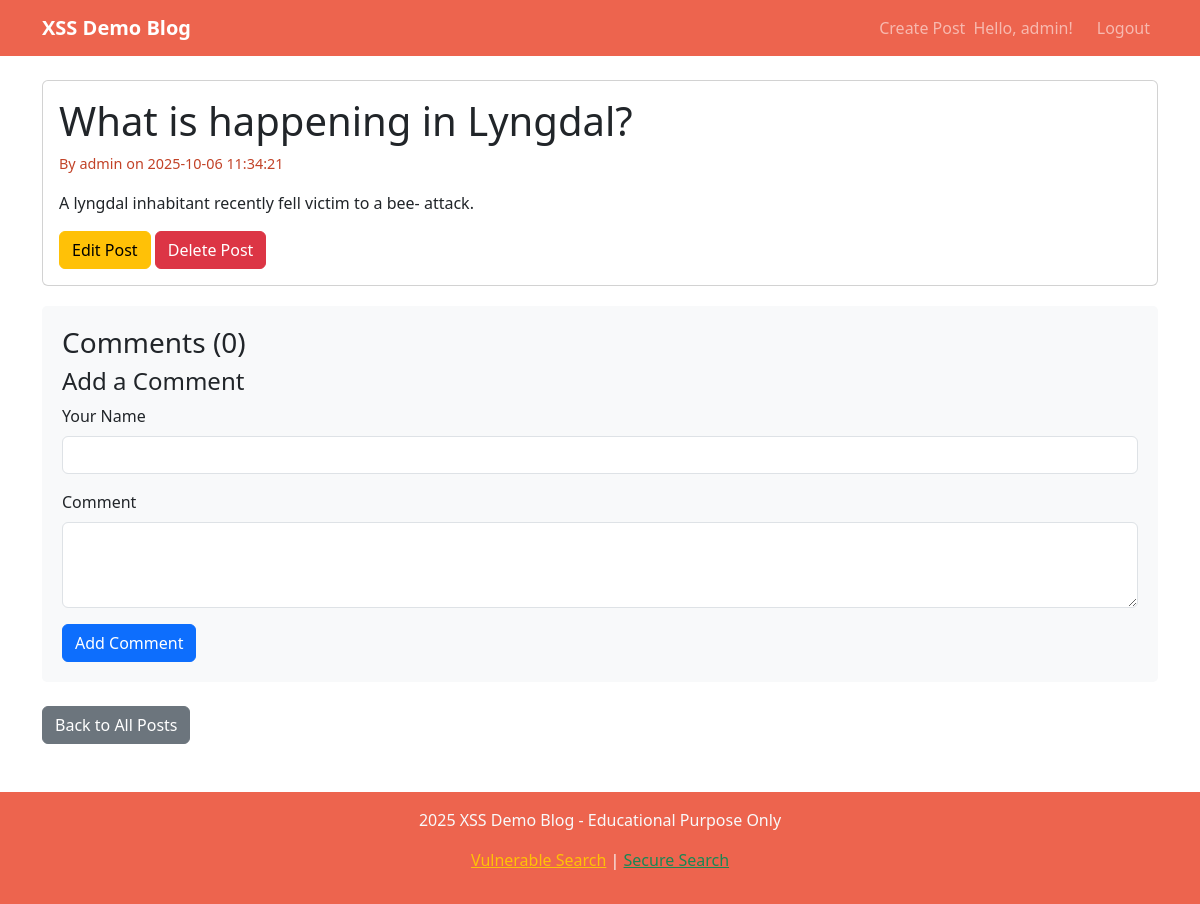
Page /post/4 (signed in) on the committed database.
### tables this page shows
CREATE TABLE users
                 (id INTEGER PRIMARY KEY AUTOINCREMENT,
                  username TEXT UNIQUE NOT NULL,
                  password_hash TEXT NOT NULL,
                  email TEXT NOT NULL,
                  created_at TIMESTAMP DEFAULT CURRENT_TIMESTAMP, totp_secret TEXT, totp_enabled INTEGER DEFAULT 0, oauth_provider TEXT, oauth_id TEXT, account_locked INTEGER DEFAULT 0, lock_until TIMESTAMP, last_login TIMESTAMP);

CREATE TABLE posts
                 (id INTEGER PRIMARY KEY AUTOINCREMENT,
                  title TEXT NOT NULL,
                  content TEXT NOT NULL,
                  author_id INTEGER,
                  created_at TIMESTAMP DEFAULT CURRENT_TIMESTAMP,
                  FOREIGN KEY (author_id) REFERENCES users (id));

### app.py (the view)
@app.route('/post/<int:post_id>')
def view_post(post_id):
    conn = get_db_connection()
    post = conn.execute('''SELECT p.*, u.username
                           FROM posts p
                           JOIN users u ON p.author_id = u.id
                           WHERE p.id = ?''', (post_id,)).fetchone()
    if not post:
        flash('Post not found!')
        return redirect(url_for('index'))
    comments = conn.execute('''SELECT * FROM comments
                               WHERE post_id = ?
                               ORDER BY created_at ASC''', (post_id,)).fetchall()
    conn.close()
    return render_template('post.html', post=post, comments=comments)

### app.py (called while the page is built)
def get_db_connection():
    conn = sqlite3.connect('blog.db')
    conn.row_factory = sqlite3.Row
    return conn

### templates/post.html (shortened to what this page needs)
{% extends "base.html" %}
{% block content %}
<div class="row">
    <div class="col-md-12">
        <article class="card">
            <div class="card-body">
                <h1 class="card-title">{{ post.title }}</h1>
                <p class="post-meta">By {{ post.username }} on {{ post.created_at }}</p>
                <div class="card-text">
                    {{ post.content|replace('\n', '<br>')|safe }}
                </div>
                {% if session.user_id and session.user_id == post.author_id %}
                    <div class="mt-3">
                        <a href="{{ url_for('edit_post', post_id=post.id) }}" class="btn btn-warning">Edit Post</a>
                        <button class="btn btn-danger" data-bs-toggle="modal" data-bs-target="#deleteModal">Delete Post</button>
                    </div>
                {% endif %}
            </div>
        </article>
        <div class="comment-section">
            <h3>Comments ({{ comments|length }})</h3>
            <h4>Add a Comment</h4>
            <form method="POST" action="{{ url_for('add_comment', post_id=post.id) }}">
                <div class="mb-3">
                    <label for="author_name" class="form-label">Your Name</label>
                    <input type="text" class="form-control" id="author_name" name="author_name" required>
                </div>
                <div class="mb-3">
                    <label for="content" class="form-label">Comment</label>
                    <textarea class="form-control" id="content" name="content" rows="3" required></textarea>
                </div>
                <button type="submit" class="btn btn-primary">Add Comment</button>
            </form>
        </div>
        <div class="mt-4">
            <a href="{{ url_for('index') }}" class="btn btn-secondary">Back to All Posts</a>
        </div>
    </div>
</div>
{% endblock %}

### templates/base.html (shortened to what this page needs)
<!DOCTYPE html>
<html lang="en">
<head>
    <link href="https://cdnjs.cloudflare.com/ajax/libs/bootstrap/5.3.0/css/bootstrap.min.css" rel="stylesheet">
</head>
<body>
    <nav class="navbar navbar-expand-lg navbar-dark navbar-custom">
        <div class="container">
            <a class="navbar-brand" href="{{ url_for('index') }}">XSS Demo Blog</a>
            <div class="navbar-nav ms-auto">
                {% if session.username %}
                    <a class="nav-link" href="{{ url_for('create_post') }}">Create Post</a>
                    <span class="navbar-text me-3">Hello, {{ session.username }}!</span>
                    <a class="nav-link" href="{{ url_for('logout') }}">Logout</a>
                {% else %}
                    <a class="nav-link" href="{{ url_for('login') }}">Login</a>
                    <a class="nav-link" href="{{ url_for('register') }}">Register</a>
                {% endif %}
            </div>
        </div>
    </nav>
    <div class="container mt-4">
        {% block content %}{% endblock %}
    </div>
    <footer class="navbar-custom text-light text-center py-3 mt-5">
        <div class="container">
            <p> 2025 XSS Demo Blog - Educational Purpose Only</p>
            <p>
                <a href="/vulnerable_search?q=test" class="text-warning">Vulnerable Search</a> |
                <a href="/secure_search?q=test" class="text-success">Secure Search</a>
            </p>
        </div>
    </footer>
</body>
</html>

### templates/base.html (style rules this page uses)
.navbar-brand { font-weight: bold; }
.post-meta { color: #C24227; font-size: 0.9em; }
.comment-section { background-color: #f8f9fa; padding: 20px; border-radius: 5px; margin-top: 20px; }
.navbar-custom { background-color: #ED644E !important; }

### rows in the picture
users: username "admin"
posts: title "What is happening in Lyngdal?", created_at "2025-10-06 11:34:21", content "A lyngdal inhabitant recently fell victim to a bee- attack."

### other values in the picture
{{ comments|length }} "0"
